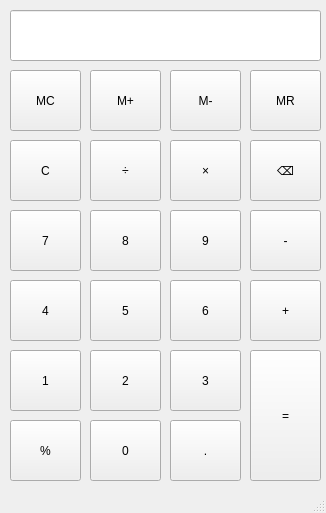
<?xml version="1.0" encoding="UTF-8"?>
<ui version="4.0">
 <class>MainWindow</class>
 <widget class="QMainWindow" name="MainWindow">
  <property name="geometry">
   <rect>
    <x>0</x>
    <y>0</y>
    <width>326</width>
    <height>513</height>
   </rect>
  </property>
  <property name="windowTitle">
   <string>MainWindow</string>
  </property>
  <property name="statusTip">
   <string>                                                                                  </string>
  </property>
  <widget class="QWidget" name="centralwidget">
   <widget class="QPushButton" name="pushButton_1">
    <property name="geometry">
     <rect>
      <x>10</x>
      <y>350</y>
      <width>71</width>
      <height>61</height>
     </rect>
    </property>
    <property name="sizePolicy">
     <sizepolicy hsizetype="Expanding" vsizetype="Preferred">
      <horstretch>0</horstretch>
      <verstretch>0</verstretch>
     </sizepolicy>
    </property>
    <property name="text">
     <string>1</string>
    </property>
   </widget>
   <widget class="QPushButton" name="pushButton_6">
    <property name="geometry">
     <rect>
      <x>170</x>
      <y>280</y>
      <width>71</width>
      <height>61</height>
     </rect>
    </property>
    <property name="sizePolicy">
     <sizepolicy hsizetype="Expanding" vsizetype="Preferred">
      <horstretch>0</horstretch>
      <verstretch>0</verstretch>
     </sizepolicy>
    </property>
    <property name="text">
     <string>6</string>
    </property>
   </widget>
   <widget class="QPushButton" name="pushButton_9">
    <property name="geometry">
     <rect>
      <x>170</x>
      <y>210</y>
      <width>71</width>
      <height>61</height>
     </rect>
    </property>
    <property name="sizePolicy">
     <sizepolicy hsizetype="Expanding" vsizetype="Preferred">
      <horstretch>0</horstretch>
      <verstretch>0</verstretch>
     </sizepolicy>
    </property>
    <property name="text">
     <string>9</string>
    </property>
   </widget>
   <widget class="QPushButton" name="pushButton_subtract">
    <property name="geometry">
     <rect>
      <x>250</x>
      <y>210</y>
      <width>71</width>
      <height>61</height>
     </rect>
    </property>
    <property name="sizePolicy">
     <sizepolicy hsizetype="Expanding" vsizetype="Preferred">
      <horstretch>0</horstretch>
      <verstretch>0</verstretch>
     </sizepolicy>
    </property>
    <property name="text">
     <string>-</string>
    </property>
   </widget>
   <widget class="QPushButton" name="pushButton_2">
    <property name="geometry">
     <rect>
      <x>90</x>
      <y>350</y>
      <width>71</width>
      <height>61</height>
     </rect>
    </property>
    <property name="sizePolicy">
     <sizepolicy hsizetype="Expanding" vsizetype="Preferred">
      <horstretch>0</horstretch>
      <verstretch>0</verstretch>
     </sizepolicy>
    </property>
    <property name="text">
     <string>2</string>
    </property>
   </widget>
   <widget class="QPushButton" name="pushButton_clear">
    <property name="geometry">
     <rect>
      <x>10</x>
      <y>140</y>
      <width>71</width>
      <height>61</height>
     </rect>
    </property>
    <property name="sizePolicy">
     <sizepolicy hsizetype="Expanding" vsizetype="Preferred">
      <horstretch>0</horstretch>
      <verstretch>0</verstretch>
     </sizepolicy>
    </property>
    <property name="text">
     <string>C</string>
    </property>
   </widget>
   <widget class="QPushButton" name="pushButton_8">
    <property name="geometry">
     <rect>
      <x>90</x>
      <y>210</y>
      <width>71</width>
      <height>61</height>
     </rect>
    </property>
    <property name="sizePolicy">
     <sizepolicy hsizetype="Expanding" vsizetype="Preferred">
      <horstretch>0</horstretch>
      <verstretch>0</verstretch>
     </sizepolicy>
    </property>
    <property name="text">
     <string>8</string>
    </property>
   </widget>
   <widget class="QPushButton" name="pushButton_3">
    <property name="geometry">
     <rect>
      <x>170</x>
      <y>350</y>
      <width>71</width>
      <height>61</height>
     </rect>
    </property>
    <property name="sizePolicy">
     <sizepolicy hsizetype="Expanding" vsizetype="Preferred">
      <horstretch>0</horstretch>
      <verstretch>0</verstretch>
     </sizepolicy>
    </property>
    <property name="text">
     <string>3</string>
    </property>
   </widget>
   <widget class="QPushButton" name="pushButton_5">
    <property name="geometry">
     <rect>
      <x>90</x>
      <y>280</y>
      <width>71</width>
      <height>61</height>
     </rect>
    </property>
    <property name="sizePolicy">
     <sizepolicy hsizetype="Expanding" vsizetype="Preferred">
      <horstretch>0</horstretch>
      <verstretch>0</verstretch>
     </sizepolicy>
    </property>
    <property name="text">
     <string>5</string>
    </property>
   </widget>
   <widget class="QPushButton" name="pushButton_divide">
    <property name="geometry">
     <rect>
      <x>90</x>
      <y>140</y>
      <width>71</width>
      <height>61</height>
     </rect>
    </property>
    <property name="sizePolicy">
     <sizepolicy hsizetype="Expanding" vsizetype="Preferred">
      <horstretch>0</horstretch>
      <verstretch>0</verstretch>
     </sizepolicy>
    </property>
    <property name="text">
     <string>÷</string>
    </property>
   </widget>
   <widget class="QPushButton" name="pushButton_4">
    <property name="geometry">
     <rect>
      <x>10</x>
      <y>280</y>
      <width>71</width>
      <height>61</height>
     </rect>
    </property>
    <property name="sizePolicy">
     <sizepolicy hsizetype="Expanding" vsizetype="Preferred">
      <horstretch>0</horstretch>
      <verstretch>0</verstretch>
     </sizepolicy>
    </property>
    <property name="text">
     <string>4</string>
    </property>
   </widget>
   <widget class="QPushButton" name="pushButton_backspace">
    <property name="geometry">
     <rect>
      <x>250</x>
      <y>140</y>
      <width>71</width>
      <height>61</height>
     </rect>
    </property>
    <property name="sizePolicy">
     <sizepolicy hsizetype="Expanding" vsizetype="Preferred">
      <horstretch>0</horstretch>
      <verstretch>0</verstretch>
     </sizepolicy>
    </property>
    <property name="text">
     <string>⌫</string>
    </property>
   </widget>
   <widget class="QPushButton" name="pushButton_add">
    <property name="geometry">
     <rect>
      <x>250</x>
      <y>280</y>
      <width>71</width>
      <height>61</height>
     </rect>
    </property>
    <property name="sizePolicy">
     <sizepolicy hsizetype="Expanding" vsizetype="Preferred">
      <horstretch>0</horstretch>
      <verstretch>0</verstretch>
     </sizepolicy>
    </property>
    <property name="text">
     <string>+</string>
    </property>
   </widget>
   <widget class="QPushButton" name="pushButton_multiply">
    <property name="geometry">
     <rect>
      <x>170</x>
      <y>140</y>
      <width>71</width>
      <height>61</height>
     </rect>
    </property>
    <property name="sizePolicy">
     <sizepolicy hsizetype="Expanding" vsizetype="Preferred">
      <horstretch>0</horstretch>
      <verstretch>0</verstretch>
     </sizepolicy>
    </property>
    <property name="text">
     <string>×</string>
    </property>
   </widget>
   <widget class="QPushButton" name="pushButton_0">
    <property name="geometry">
     <rect>
      <x>90</x>
      <y>420</y>
      <width>71</width>
      <height>61</height>
     </rect>
    </property>
    <property name="sizePolicy">
     <sizepolicy hsizetype="Expanding" vsizetype="Preferred">
      <horstretch>0</horstretch>
      <verstretch>0</verstretch>
     </sizepolicy>
    </property>
    <property name="text">
     <string>0</string>
    </property>
   </widget>
   <widget class="QPushButton" name="pushButton_7">
    <property name="geometry">
     <rect>
      <x>10</x>
      <y>210</y>
      <width>71</width>
      <height>61</height>
     </rect>
    </property>
    <property name="sizePolicy">
     <sizepolicy hsizetype="Expanding" vsizetype="Preferred">
      <horstretch>0</horstretch>
      <verstretch>0</verstretch>
     </sizepolicy>
    </property>
    <property name="text">
     <string>7</string>
    </property>
   </widget>
   <widget class="QPushButton" name="pushButton_equal">
    <property name="geometry">
     <rect>
      <x>250</x>
      <y>350</y>
      <width>71</width>
      <height>131</height>
     </rect>
    </property>
    <property name="sizePolicy">
     <sizepolicy hsizetype="Expanding" vsizetype="Preferred">
      <horstretch>0</horstretch>
      <verstretch>0</verstretch>
     </sizepolicy>
    </property>
    <property name="text">
     <string>=</string>
    </property>
   </widget>
   <widget class="QPushButton" name="pushButton_point">
    <property name="geometry">
     <rect>
      <x>170</x>
      <y>420</y>
      <width>71</width>
      <height>61</height>
     </rect>
    </property>
    <property name="sizePolicy">
     <sizepolicy hsizetype="Expanding" vsizetype="Preferred">
      <horstretch>0</horstretch>
      <verstretch>0</verstretch>
     </sizepolicy>
    </property>
    <property name="text">
     <string>.</string>
    </property>
   </widget>
   <widget class="QPushButton" name="pushButton_percent">
    <property name="geometry">
     <rect>
      <x>10</x>
      <y>420</y>
      <width>71</width>
      <height>61</height>
     </rect>
    </property>
    <property name="sizePolicy">
     <sizepolicy hsizetype="Expanding" vsizetype="Preferred">
      <horstretch>0</horstretch>
      <verstretch>0</verstretch>
     </sizepolicy>
    </property>
    <property name="text">
     <string>%</string>
    </property>
   </widget>
   <widget class="QPushButton" name="pushButton_MC">
    <property name="geometry">
     <rect>
      <x>10</x>
      <y>70</y>
      <width>71</width>
      <height>61</height>
     </rect>
    </property>
    <property name="sizePolicy">
     <sizepolicy hsizetype="Expanding" vsizetype="Preferred">
      <horstretch>0</horstretch>
      <verstretch>0</verstretch>
     </sizepolicy>
    </property>
    <property name="text">
     <string>MC</string>
    </property>
   </widget>
   <widget class="QPushButton" name="pushButton_MR">
    <property name="geometry">
     <rect>
      <x>250</x>
      <y>70</y>
      <width>71</width>
      <height>61</height>
     </rect>
    </property>
    <property name="sizePolicy">
     <sizepolicy hsizetype="Expanding" vsizetype="Preferred">
      <horstretch>0</horstretch>
      <verstretch>0</verstretch>
     </sizepolicy>
    </property>
    <property name="text">
     <string>MR</string>
    </property>
   </widget>
   <widget class="QPushButton" name="pushButton_Mplus">
    <property name="geometry">
     <rect>
      <x>90</x>
      <y>70</y>
      <width>71</width>
      <height>61</height>
     </rect>
    </property>
    <property name="sizePolicy">
     <sizepolicy hsizetype="Expanding" vsizetype="Preferred">
      <horstretch>0</horstretch>
      <verstretch>0</verstretch>
     </sizepolicy>
    </property>
    <property name="text">
     <string>M+</string>
    </property>
   </widget>
   <widget class="QPushButton" name="pushButton_Mminus">
    <property name="geometry">
     <rect>
      <x>170</x>
      <y>70</y>
      <width>71</width>
      <height>61</height>
     </rect>
    </property>
    <property name="sizePolicy">
     <sizepolicy hsizetype="Expanding" vsizetype="Preferred">
      <horstretch>0</horstretch>
      <verstretch>0</verstretch>
     </sizepolicy>
    </property>
    <property name="text">
     <string>M-</string>
    </property>
   </widget>
   <widget class="QLineEdit" name="lineEdit_display">
    <property name="geometry">
     <rect>
      <x>10</x>
      <y>10</y>
      <width>311</width>
      <height>51</height>
     </rect>
    </property>
    <property name="sizePolicy">
     <sizepolicy hsizetype="Expanding" vsizetype="Preferred">
      <horstretch>0</horstretch>
      <verstretch>0</verstretch>
     </sizepolicy>
    </property>
    <property name="alignment">
     <set>Qt::AlignmentFlag::AlignRight|Qt::AlignmentFlag::AlignTrailing|Qt::AlignmentFlag::AlignVCenter</set>
    </property>
   </widget>
  </widget>
  <widget class="QMenuBar" name="menubar">
   <property name="geometry">
    <rect>
     <x>0</x>
     <y>0</y>
     <width>326</width>
     <height>25</height>
    </rect>
   </property>
  </widget>
  <widget class="QStatusBar" name="statusbar"/>
 </widget>
 <resources/>
 <connections/>
</ui>
